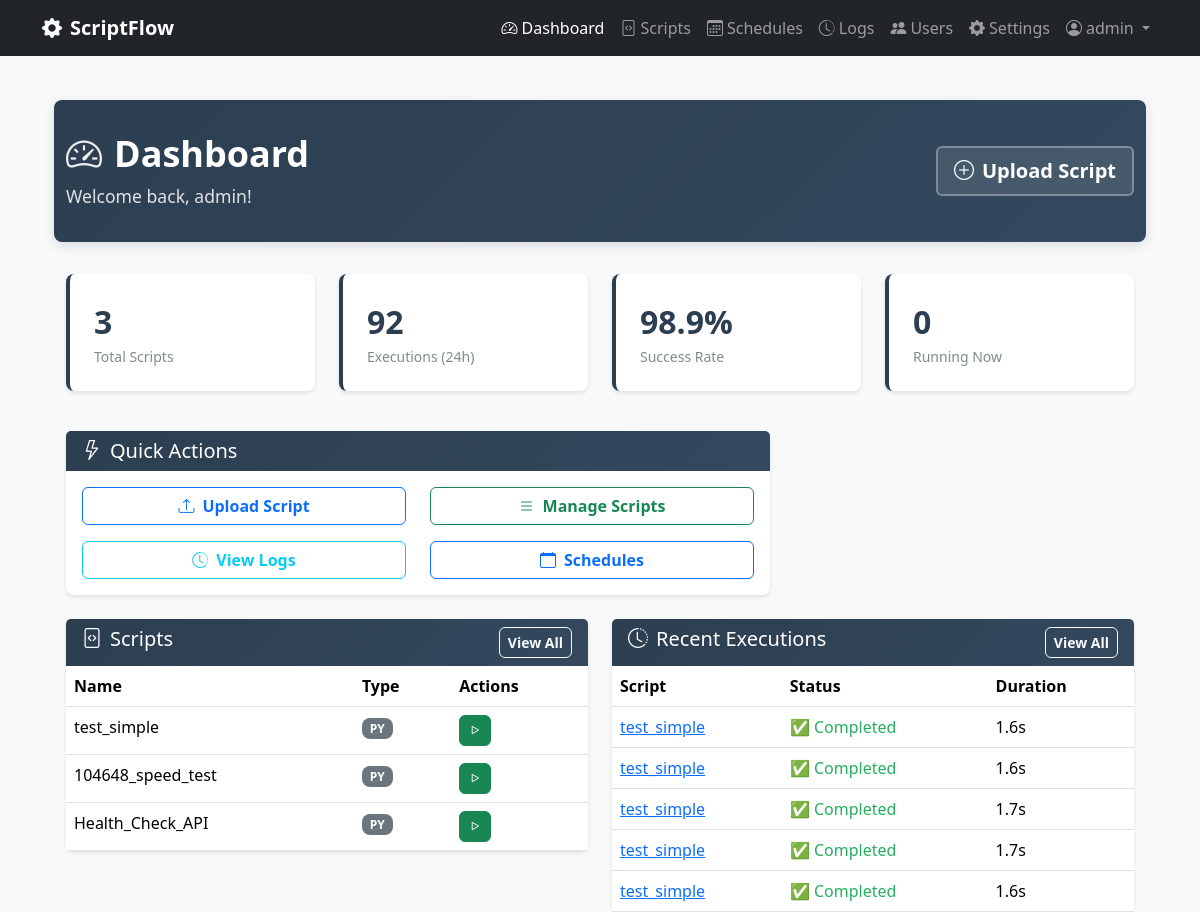
The app's page /dashboard (signed in) with its own data.
### scriptflow.py (models this page shows, shortened)
class User(UserMixin, db.Model):
    __tablename__ = 'users'
    id = db.Column(db.Integer, primary_key=True)
    username = db.Column(db.String(80), unique=True, nullable=False)
    email = db.Column(db.String(120), unique=True, nullable=False)
    password_hash = db.Column(db.String(255), nullable=False)
    is_admin = db.Column(db.Boolean, default=False, nullable=False)
    can_view_all_data = db.Column(db.Boolean, default=False, nullable=False)
    created_at = db.Column(db.DateTime, default=datetime.now)
    last_login = db.Column(db.DateTime)

class Script(db.Model):
    __tablename__ = 'scripts'
    id = db.Column(db.Integer, primary_key=True)
    name = db.Column(db.String(100), nullable=False)
    description = db.Column(db.Text)
    filename = db.Column(db.String(255), nullable=False)
    file_path = db.Column(db.String(500), nullable=False)
    script_type = db.Column(db.String(10), nullable=False)  # 'py' or 'bat'
    file_size = db.Column(db.Integer)
    created_at = db.Column(db.DateTime, default=datetime.now)
    updated_at = db.Column(db.DateTime, default=datetime.now, onupdate=datetime.now)
    is_active = db.Column(db.Boolean, default=True)
    user_id = db.Column(db.Integer, db.ForeignKey('users.id'), nullable=False)

class Execution(db.Model):
    __tablename__ = 'executions'
    id = db.Column(db.Integer, primary_key=True)
    started_at = db.Column(db.DateTime, default=datetime.now, nullable=False)
    completed_at = db.Column(db.DateTime)
    status = db.Column(db.String(20), default='pending', nullable=False)  # pending, running, completed, failed, timeout
    exit_code = db.Column(db.Integer)
    stdout = db.Column(db.Text)
    stderr = db.Column(db.Text)
    duration_seconds = db.Column(db.Float)
    trigger_type = db.Column(db.String(20), default='manual', nullable=False)  # manual, scheduled, api
    script_id = db.Column(db.Integer, db.ForeignKey('scripts.id'), nullable=False)
    user_id = db.Column(db.Integer, db.ForeignKey('users.id'), nullable=False)
    script = db.relationship('Script', backref='executions')
    @property
    def formatted_duration(self):
        if not self.duration_seconds:
            return "N/A"
        if self.duration_seconds < 60:
            return f"{self.duration_seconds:.1f}s"
        else:
            minutes = int(self.duration_seconds // 60)
            seconds = int(self.duration_seconds % 60)
            return f"{minutes}m {seconds}s"
    @property
    def status_icon(self):
        icons = {
            'pending': '⏳',
            'running': '🔄',  # Emoji simples que funciona bem
            'completed': '✅',
            'failed': '❌',
            'timeout': '⏰',
            'cancelled': '🛑'
        }
        return icons.get(self.status, '❓')
    @property
    def status_color(self):
        colors = {
            'pending': 'secondary',
            'running': 'running',  # Usar classe CSS personalizada com animação
            'completed': 'success',
            'failed': 'danger',
            'timeout': 'warning',
            'cancelled': 'danger'
        }
        return colors.get(self.status, 'secondary')

### scriptflow.py (the view)
@app.route('/dashboard')
@login_required
def dashboard():
    scripts_query = Script.query.filter_by(is_active=True)
    user_scripts = apply_user_data_filter(scripts_query).all()
    executions_query = Execution.query
    recent_executions = apply_user_data_filter(executions_query)\
        .order_by(Execution.started_at.desc())\
        .limit(5).all()
    total_scripts = len(user_scripts)
    executions_24h_query = Execution.query.filter(
        Execution.started_at >= datetime.now() - timedelta(days=1)
    )
    executions_24h = apply_user_data_filter(executions_24h_query).count()
    successful_24h_query = Execution.query.filter(
        Execution.started_at >= datetime.now() - timedelta(days=1),
        Execution.status == 'completed',
        Execution.exit_code == 0
    )
    successful_24h = apply_user_data_filter(successful_24h_query).count()
    success_rate = round((successful_24h / executions_24h * 100) if executions_24h > 0 else 100, 1)
    stats = {
        'total_scripts': total_scripts,
        'executions_24h': executions_24h,
        'success_rate_24h': success_rate,
        'running_count': len(running_processes)
    }
    return render_template('dashboard.html',
                         scripts=user_scripts,
                         recent_executions=recent_executions,
                         stats=stats)

### templates/dashboard.html (shortened to what this page needs)
{% extends "base.html" %}
{% block content %}
<div class="container-fluid">
    <div class="page-header">
        <div class="container">
            <div class="row align-items-center">
                <div class="col">
                    <h1>
                        <i class="bi bi-speedometer2"></i>Dashboard
                    </h1>
                    <p>Welcome back, {{ current_user.username }}!</p>
                </div>
                <div class="col-auto">
                    <a href="{{ url_for('upload_script') }}" class="btn btn-lg">
                        <i class="bi bi-plus-circle me-2"></i>Upload Script
                    </a>
                </div>
            </div>
        </div>
    </div>
    <div class="container">
        <div class="row mb-4">
            <div class="col-md-3 mb-3">
                <div class="stats-card">
                    <p class="stats-number">{{ stats.total_scripts }}</p>
                    <p class="stats-label">Total Scripts</p>
                </div>
            </div>
            <div class="col-md-3 mb-3">
                <div class="stats-card">
                    <p class="stats-number">{{ stats.executions_24h }}</p>
                    <p class="stats-label">Executions (24h)</p>
                </div>
            </div>
            <div class="col-md-3 mb-3">
                <div class="stats-card">
                    <p class="stats-number">{{ stats.success_rate_24h }}%</p>
                    <p class="stats-label">Success Rate</p>
                </div>
            </div>
            <div class="col-md-3 mb-3">
                <div class="stats-card">
                    <p class="stats-number">{{ stats.running_count }}</p>
                    <p class="stats-label">Running Now</p>
                </div>
            </div>
        </div>
        <div class="row mb-4">
            <div class="col-md-8">
                <div class="card">
                    <div class="card-header bg-primary text-white">
                        <h5 class="mb-0"><i class="bi bi-lightning me-2"></i>Quick Actions</h5>
                    </div>
                    <div class="card-body">
                        <div class="row">
                            <div class="col-md-6 mb-3">
                                <a href="{{ url_for('upload_script') }}" class="btn btn-outline-primary w-100">
                                    <i class="bi bi-upload me-2"></i>Upload Script
                                </a>
                            </div>
                            <div class="col-md-6 mb-3">
                                <a href="{{ url_for('scripts') }}" class="btn btn-outline-success w-100">
                                    <i class="bi bi-list me-2"></i>Manage Scripts
                                </a>
                            </div>
                            <div class="col-md-6">
                                <a href="{{ url_for('logs') }}" class="btn btn-outline-info w-100">
                                    <i class="bi bi-clock-history me-2"></i>View Logs
                                </a>
                            </div>
                            <div class="col-md-6">
                                <a href="{{ url_for('schedules') }}" class="btn btn-outline-primary w-100">
                                    <i class="bi bi-calendar me-2"></i>Schedules
                                </a>
                            </div>
                        </div>
                    </div>
                </div>
            </div>
        </div>
        <div class="row">
            <div class="col-md-6">
                <div class="card">
                    <div class="card-header bg-primary text-white d-flex justify-content-between">
                        <h5 class="mb-0"><i class="bi bi-file-code me-2"></i>Scripts</h5>
                        <a href="{{ url_for('scripts') }}" class="btn btn-sm btn-outline-light">View All</a>
                    </div>
                    <div class="card-body p-0">
                        {% if scripts %}
                            <div class="table-responsive">
                                <table class="table table-hover mb-0">
                                    <thead>
                                        <tr>
                                            <th>Name</th>
                                            <th>Type</th>
                                            <th>Actions</th>
                                        </tr>
                                    </thead>
                                    <tbody>
                                        {% for script in scripts[:5] %}
                                        <tr>
                                            <td>{{ script.name }}</td>
                                            <td><span class="badge bg-secondary">{{ script.script_type.upper() }}</span></td>
                                            <td>
                                                <form method="POST" action="{{ url_for('execute_script', script_id=script.id) }}" class="d-inline">
                                                    <button type="submit" class="btn btn-sm btn-success" title="Execute">
                                                        <i class="bi bi-play"></i>
                                                    </button>
                                                </form>
                                            </td>
                                        </tr>
                                        {% endfor %}
                                    </tbody>
                                </table>
                            </div>
                        {% else %}
                            <div class="p-4 text-center">
                                <i class="bi bi-file-code text-muted" style="font-size: 3rem;"></i>
                                <p class="text-muted mt-2">No scripts yet</p>
                                <a href="{{ url_for('upload_script') }}" class="btn btn-primary">Upload First Script</a>
                            </div>
                        {% endif %}
                    </div>
                </div>
            </div>
            <div class="col-md-6">
                <div class="card">
                    <div class="card-header bg-primary text-white d-flex justify-content-between">
                        <h5 class="mb-0"><i class="bi bi-clock-history me-2"></i>Recent Executions</h5>
                        <a href="{{ url_for('logs') }}" class="btn btn-sm btn-outline-light">View All</a>
                    </div>
                    <div class="card-body p-0">
                        {% if recent_executions %}
                            <div class="table-responsive">
                                <table class="table table-hover mb-0">
                                    <thead>
                                        <tr>
                                            <th>Script</th>
                                            <th>Status</th>
                                            <th>Duration</th>
                                        </tr>
                                    </thead>
                                    <tbody>
                                        {% for execution in recent_executions %}
                                        <tr>
                                            <td>
                                                <a href="{{ url_for('view_execution', execution_id=execution.id) }}">
                                                    {{ execution.script.name if execution.script else 'Unknown' }}
                                                </a>
                                            </td>
                                            <td>
                                                <span class="status-{{ execution.status_color }}">
                                                    {{ execution.status_icon }} {{ execution.status|title }}
                                                </span>
                                            </td>
                                            <td>{{ execution.formatted_duration }}</td>
                                        </tr>
                                        {% endfor %}
                                    </tbody>
                                </table>
                            </div>
                        {% else %}
                            <div class="p-4 text-center">
                                <i class="bi bi-clock-history text-muted" style="font-size: 3rem;"></i>
                                <p class="text-muted mt-2">No executions yet</p>
                            </div>
                        {% endif %}
                    </div>
                </div>
            </div>
        </div>
    </div>
</div>
{% endblock %}

### templates/base.html (shortened to what this page needs)
<!DOCTYPE html>
<html lang="en">
<head>
    <link href="https://cdn.jsdelivr.net/npm/bootstrap@5.3.2/dist/css/bootstrap.min.css" rel="stylesheet">
    <link href="https://cdn.jsdelivr.net/npm/bootstrap-icons@1.11.0/font/bootstrap-icons.css" rel="stylesheet">
    <link href="{{ url_for('static', filename='css/app.css') }}" rel="stylesheet">
</head>
<body{% block body_class %}{% endblock %}>
    <nav class="navbar navbar-expand-lg navbar-dark bg-dark fixed-top">
        <div class="container">
            <a class="navbar-brand" href="{{ url_for('dashboard') }}">
                <i class="bi bi-gear-fill me-2"></i>ScriptFlow
            </a>
            <div class="navbar-nav ms-auto">
                <a class="nav-link{% if request.endpoint == 'dashboard' %} active{% endif %}" href="{{ url_for('dashboard') }}">
                    <i class="bi bi-speedometer2 me-1"></i>Dashboard
                </a>
                <a class="nav-link{% if request.endpoint in ['scripts', 'upload_script', 'edit_script', 'view_script'] %} active{% endif %}" href="{{ url_for('scripts') }}">
                    <i class="bi bi-file-code me-1"></i>Scripts
                </a>
                <a class="nav-link{% if request.endpoint in ['schedules', 'create_schedule', 'edit_schedule'] %} active{% endif %}" href="{{ url_for('schedules') }}">
                    <i class="bi bi-calendar3 me-1"></i>Schedules
                </a>
                <a class="nav-link{% if request.endpoint in ['logs', 'view_execution'] %} active{% endif %}" href="{{ url_for('logs') }}">
                    <i class="bi bi-clock-history me-1"></i>Logs
                </a>
                {% if current_user.is_admin %}
                <a class="nav-link{% if request.endpoint in ['manage_users', 'create_user', 'edit_user'] %} active{% endif %}" href="{{ url_for('manage_users') }}">
                    <i class="bi bi-people-fill me-1"></i>Users
                </a>
                {% endif %}
                <a class="nav-link{% if request.endpoint in ['settings', 'python_settings', 'terminal'] %} active{% endif %}" href="{{ url_for('settings') }}">
                    <i class="bi bi-gear-fill me-1"></i>Settings
                </a>
                <div class="nav-item dropdown">
                    <a class="nav-link dropdown-toggle" href="#" role="button" data-bs-toggle="dropdown">
                        <i class="bi bi-person-circle me-1"></i>{{ current_user.username }}
                    </a>
                </div>
            </div>
        </div>
    </nav>
    <main class="container mt-4">
        {% block content %}{% endblock %}
    </main>
</body>
</html>

### records on screen
User: username "admin"
Script: name "test_simple", script_type "PY"
Script: name "104648_speed_test", script_type "PY"
Script: name "Health_Check_API", script_type "PY"
Execution: script "test_simple", status_icon "✅", status "Completed", formatted_duration "1.6s"
Execution: script "test_simple", status_icon "✅", status "Completed", formatted_duration "1.6s"
Execution: script "test_simple", status_icon "✅", status "Completed", formatted_duration "1.7s"
Execution: script "test_simple", status_icon "✅", status "Completed", formatted_duration "1.7s"
Execution: script "test_simple", status_icon "✅", status "Completed", formatted_duration "1.6s"

### other values on screen
{{ stats.total_scripts }} "3"
{{ stats.executions_24h }} "92"
{{ stats.success_rate_24h }} "98.9"
{{ stats.running_count }} "0"
